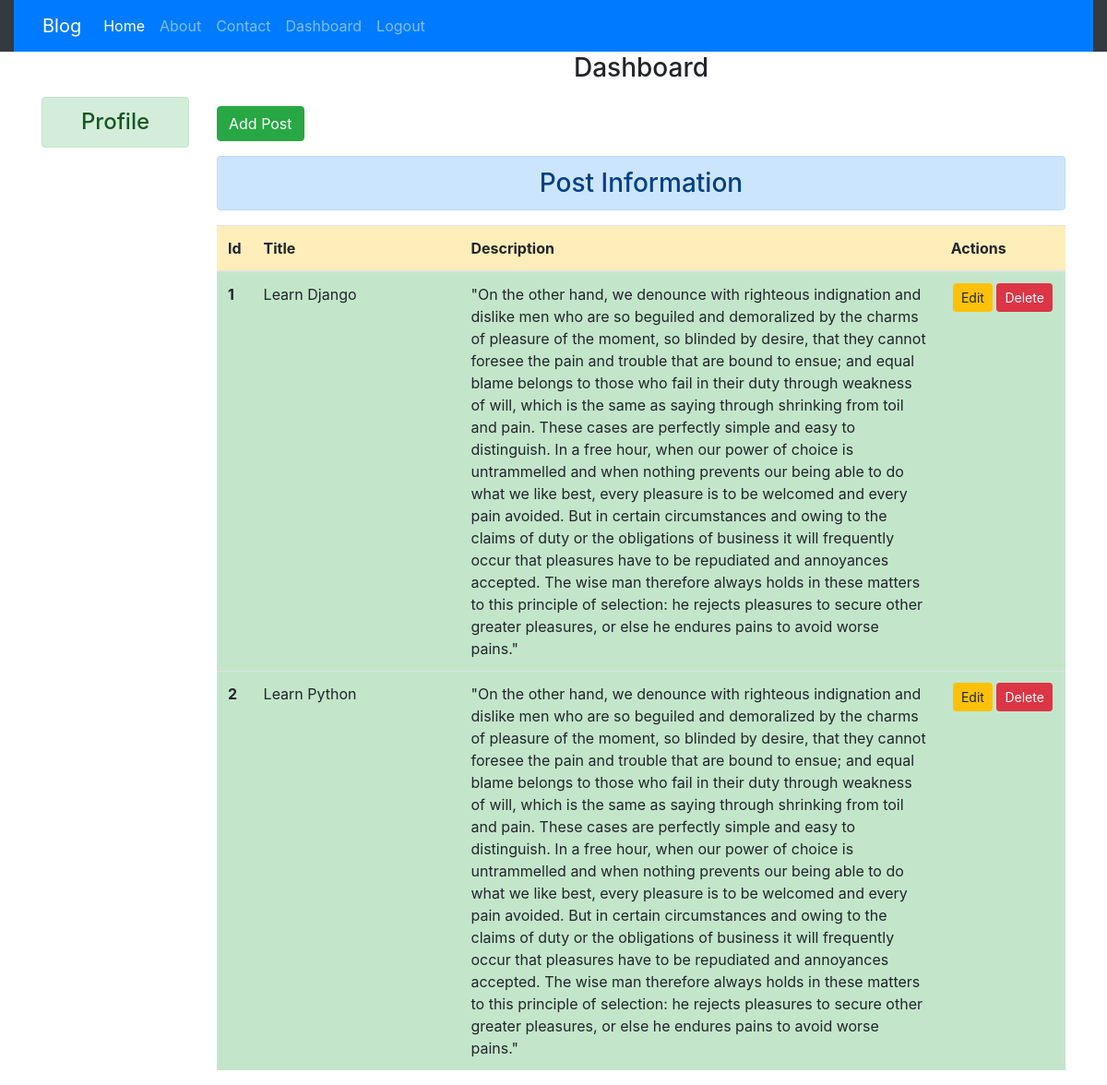
The page /dashboard/ (signed in) on the database its author committed.
### blog/models.py (models this page shows)
class Post(models.Model):
    title =models.CharField(max_length=100)
    description=models.TextField()

### blog/views.py (the view)
# urls.py: path('dashboard/',views.dashboard, name='dashboard'),
def dashboard(request):
    if request.user.is_authenticated:
        posts= Post.objects.all()
        user=request.user
        full_name=user.get_full_name()
        grps =user.groups.all()
        return render(request,'blog/dashboard.html',{'posts':posts,'fullname':full_name,'groups':grps})
    else:
        return HttpResponseRedirect('../signup')

### blog/templates/blog/dashboard.html (shortened to what this page needs)
{% extends 'blog/base.html' %}
{% block side %}
<div class="col-sm-2 my-5 text-center">
  <h4 class="alert alert-success text-center">Profile</h4>
</div>
{% endblock side %}
{% block content %}
<div class="col-sm-10">
    <h3 class="text-center">Dashboard</h3>
    <a href="{% url 'addpost' %}" class="btn btn-success my-3">Add Post</a>
    <h3 class="text-center alert alert-primary">Post Information</h3>
    {% if posts %}
    <table class="table table-hover">
     <thead>
       <tr class="table-warning">
         <th scope="col" style="width:2%">Id</th>
         <th scope="col" style="width:25%">Title</th>
         <th scope="col" style="width:58%">Description</th>
         <th scope="col" style="width:15%">Actions</th>
       </tr>
     </thead>
     <tbody>
     {% for post in posts %}
       <tr class="table-success">
         <th scope="row">{{post.id}}</th>
         <td>{{post.title}}</td>
         <td>{{post.description}}
         </td>
         <td class="text-center">
                {% if perms.blog.change_post %}
                <form action="{% url 'editpost' post.id %}" method="post" class="d-inline">
                    <input type="submit" class="btn btn-warning btn-sm" value="Edit">
                  </form>
                  {% endif %}
                  {% if perms.blog.delete_post %}
                    <form action="{% url 'deletepost' post.id %}" method="post" class="d-inline">
                        <input type="submit" class="btn btn-danger btn-sm" value="Delete">
                    </form>
                  {% endif %}
         </td>
       </tr>
 {% endfor %}
     </tbody>
   </table>
    {% else %}
     <h4 class="text-center alert alert-danger">No Records</h4>
    {% endif %}
 </div>
{% endblock content %}

### blog/templates/blog/base.html (shortened to what this page needs)
<!DOCTYPE html>
{% load static %}
<html lang="en">
<head>
     <link rel="stylesheet" href="{% static 'blog/css/all.min.css' %}">
     <link rel="stylesheet" href="{% static 'blog/css/bootstrap.min.css' %}">
     <link rel="stylesheet" href="{% static 'blog/css/style.css' %}">
    </head>
<body>
  <div class="container-fluid bg-dark">
    {% include 'blog/navbar.html' %}
  </div>
  <div class="container">
    <div class="row">
        <div class="col-sm-12">
        </div>
    </div>
    <div class="row">
        {% block side %}
        {% endblock side %}
        {% block content %}{% endblock content %}
    </div>
  </div>
</body>
</html>

### blog/templates/blog/navbar.html (shortened to what this page needs)
<nav class="navbar navbar-expand-lg navbar-dark bg-primary">
    <div class="container-fluid">
      <a class="navbar-brand" href="#">Blog</a>
      <div class="collapse navbar-collapse" id="navbarSupportedContent">
        <ul class="navbar-nav me-auto mb-2 mb-lg-0">
          <li class="nav-item">
            <a class="nav-link active" aria-current="page" href="{% url 'homepage' %}">Home</a>
          </li>
          <li class="nav-item">
            <a class="nav-link" href="{% url 'aboutpage' %}">About</a>
          </li>
          <li class="nav-item">
            <a class="nav-link" href="{% url 'contactpage' %}">Contact</a>
          </li>
          {% if request.user.is_authenticated%}
          <li class="nav-item">
            <a class="nav-link" href="{% url 'dashboard' %}">Dashboard</a>
          </li>
          <li class="nav-item">
            <a class="nav-link" href="{% url 'logoutpage' %}">Logout</a>
          </li>
          {% endif %}
        </ul>
      </div>
    </div>
  </nav>

### rows shown on the page
Post: id "1", title "Learn Django", description "\"On the other hand, we denounce with righteous indignation and dislike men who are so beguiled and demoralized by the charms of pleasure of the moment, so blinded by desire, that they cannot foresee the pain and trouble that are bound to ensue; and equal blame belongs to those who fail in their duty through weakness of will, which is the same as saying through shrinking from toil and pain. These cases are perfectly simple and easy to distinguish. In a free hour, when our power of choice is untrammelled and when nothing prevents our being able to do what we like best, every pleasure is to be welcomed and every pain avoided. But in certain circumstances and owing to the claims of duty or the…"
Post: id "2", title "Learn Python", description "\"On the other hand, we denounce with righteous indignation and dislike men who are so beguiled and demoralized by the charms of pleasure of the moment, so blinded by desire, that they cannot foresee the pain and trouble that are bound to ensue; and equal blame belongs to those who fail in their duty through weakness of will, which is the same as saying through shrinking from toil and pain. These cases are perfectly simple and easy to distinguish. In a free hour, when our power of choice is untrammelled and when nothing prevents our being able to do what we like best, every pleasure is to be welcomed and every pain avoided. But in certain circumstances and owing to the claims of duty or the…"
